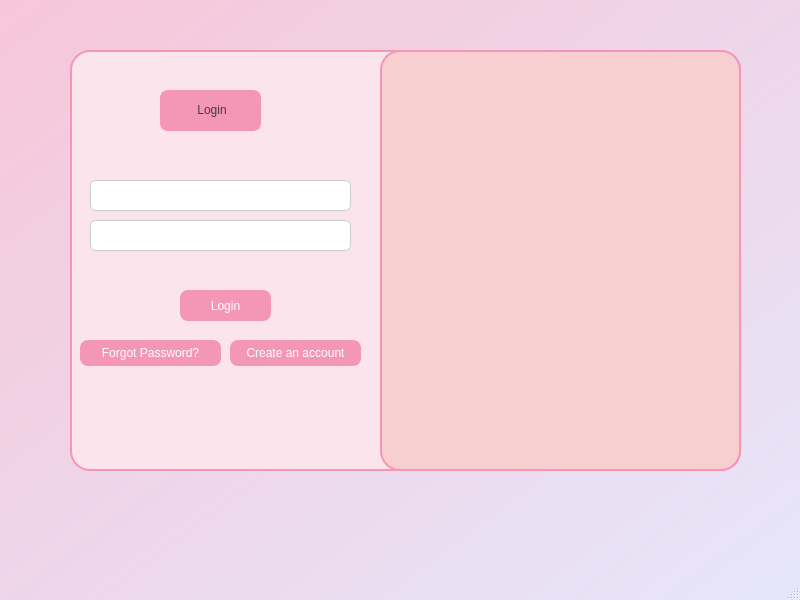
<?xml version="1.0" encoding="UTF-8"?>
<ui version="4.0">
 <class>MainWindow</class>
 <widget class="QMainWindow" name="MainWindow">
  <property name="geometry">
   <rect>
    <x>0</x>
    <y>0</y>
    <width>800</width>
    <height>600</height>
   </rect>
  </property>
  <property name="palette">
   <palette>
    <active>
     <colorrole role="Button">
      <brush brushstyle="LinearGradientPattern">
       <gradient startx="0.000000000000000" starty="0.000000000000000" endx="1.000000000000000" endy="1.000000000000000" type="LinearGradient" spread="PadSpread" coordinatemode="ObjectBoundingMode">
        <gradientstop position="0.000000000000000">
         <color alpha="255">
          <red>247</red>
          <green>198</green>
          <blue>217</blue>
         </color>
        </gradientstop>
        <gradientstop position="1.000000000000000">
         <color alpha="255">
          <red>230</red>
          <green>230</green>
          <blue>250</blue>
         </color>
        </gradientstop>
       </gradient>
      </brush>
     </colorrole>
     <colorrole role="Base">
      <brush brushstyle="LinearGradientPattern">
       <gradient startx="0.000000000000000" starty="0.000000000000000" endx="1.000000000000000" endy="1.000000000000000" type="LinearGradient" spread="PadSpread" coordinatemode="ObjectBoundingMode">
        <gradientstop position="0.000000000000000">
         <color alpha="255">
          <red>247</red>
          <green>198</green>
          <blue>217</blue>
         </color>
        </gradientstop>
        <gradientstop position="1.000000000000000">
         <color alpha="255">
          <red>230</red>
          <green>230</green>
          <blue>250</blue>
         </color>
        </gradientstop>
       </gradient>
      </brush>
     </colorrole>
     <colorrole role="Window">
      <brush brushstyle="LinearGradientPattern">
       <gradient startx="0.000000000000000" starty="0.000000000000000" endx="1.000000000000000" endy="1.000000000000000" type="LinearGradient" spread="PadSpread" coordinatemode="ObjectBoundingMode">
        <gradientstop position="0.000000000000000">
         <color alpha="255">
          <red>247</red>
          <green>198</green>
          <blue>217</blue>
         </color>
        </gradientstop>
        <gradientstop position="1.000000000000000">
         <color alpha="255">
          <red>230</red>
          <green>230</green>
          <blue>250</blue>
         </color>
        </gradientstop>
       </gradient>
      </brush>
     </colorrole>
     <colorrole role="Shadow">
      <brush brushstyle="SolidPattern">
       <color alpha="255">
        <red>255</red>
        <green>255</green>
        <blue>255</blue>
       </color>
      </brush>
     </colorrole>
    </active>
    <inactive>
     <colorrole role="Button">
      <brush brushstyle="LinearGradientPattern">
       <gradient startx="0.000000000000000" starty="0.000000000000000" endx="1.000000000000000" endy="1.000000000000000" type="LinearGradient" spread="PadSpread" coordinatemode="ObjectBoundingMode">
        <gradientstop position="0.000000000000000">
         <color alpha="255">
          <red>247</red>
          <green>198</green>
          <blue>217</blue>
         </color>
        </gradientstop>
        <gradientstop position="1.000000000000000">
         <color alpha="255">
          <red>230</red>
          <green>230</green>
          <blue>250</blue>
         </color>
        </gradientstop>
       </gradient>
      </brush>
     </colorrole>
     <colorrole role="Base">
      <brush brushstyle="LinearGradientPattern">
       <gradient startx="0.000000000000000" starty="0.000000000000000" endx="1.000000000000000" endy="1.000000000000000" type="LinearGradient" spread="PadSpread" coordinatemode="ObjectBoundingMode">
        <gradientstop position="0.000000000000000">
         <color alpha="255">
          <red>247</red>
          <green>198</green>
          <blue>217</blue>
         </color>
        </gradientstop>
        <gradientstop position="1.000000000000000">
         <color alpha="255">
          <red>230</red>
          <green>230</green>
          <blue>250</blue>
         </color>
        </gradientstop>
       </gradient>
      </brush>
     </colorrole>
     <colorrole role="Window">
      <brush brushstyle="LinearGradientPattern">
       <gradient startx="0.000000000000000" starty="0.000000000000000" endx="1.000000000000000" endy="1.000000000000000" type="LinearGradient" spread="PadSpread" coordinatemode="ObjectBoundingMode">
        <gradientstop position="0.000000000000000">
         <color alpha="255">
          <red>247</red>
          <green>198</green>
          <blue>217</blue>
         </color>
        </gradientstop>
        <gradientstop position="1.000000000000000">
         <color alpha="255">
          <red>230</red>
          <green>230</green>
          <blue>250</blue>
         </color>
        </gradientstop>
       </gradient>
      </brush>
     </colorrole>
     <colorrole role="Shadow">
      <brush brushstyle="SolidPattern">
       <color alpha="255">
        <red>255</red>
        <green>255</green>
        <blue>255</blue>
       </color>
      </brush>
     </colorrole>
    </inactive>
    <disabled>
     <colorrole role="Button">
      <brush brushstyle="LinearGradientPattern">
       <gradient startx="0.000000000000000" starty="0.000000000000000" endx="1.000000000000000" endy="1.000000000000000" type="LinearGradient" spread="PadSpread" coordinatemode="ObjectBoundingMode">
        <gradientstop position="0.000000000000000">
         <color alpha="255">
          <red>247</red>
          <green>198</green>
          <blue>217</blue>
         </color>
        </gradientstop>
        <gradientstop position="1.000000000000000">
         <color alpha="255">
          <red>230</red>
          <green>230</green>
          <blue>250</blue>
         </color>
        </gradientstop>
       </gradient>
      </brush>
     </colorrole>
     <colorrole role="Base">
      <brush brushstyle="LinearGradientPattern">
       <gradient startx="0.000000000000000" starty="0.000000000000000" endx="1.000000000000000" endy="1.000000000000000" type="LinearGradient" spread="PadSpread" coordinatemode="ObjectBoundingMode">
        <gradientstop position="0.000000000000000">
         <color alpha="255">
          <red>247</red>
          <green>198</green>
          <blue>217</blue>
         </color>
        </gradientstop>
        <gradientstop position="1.000000000000000">
         <color alpha="255">
          <red>230</red>
          <green>230</green>
          <blue>250</blue>
         </color>
        </gradientstop>
       </gradient>
      </brush>
     </colorrole>
     <colorrole role="Window">
      <brush brushstyle="LinearGradientPattern">
       <gradient startx="0.000000000000000" starty="0.000000000000000" endx="1.000000000000000" endy="1.000000000000000" type="LinearGradient" spread="PadSpread" coordinatemode="ObjectBoundingMode">
        <gradientstop position="0.000000000000000">
         <color alpha="255">
          <red>247</red>
          <green>198</green>
          <blue>217</blue>
         </color>
        </gradientstop>
        <gradientstop position="1.000000000000000">
         <color alpha="255">
          <red>230</red>
          <green>230</green>
          <blue>250</blue>
         </color>
        </gradientstop>
       </gradient>
      </brush>
     </colorrole>
     <colorrole role="Shadow">
      <brush brushstyle="SolidPattern">
       <color alpha="255">
        <red>255</red>
        <green>255</green>
        <blue>255</blue>
       </color>
      </brush>
     </colorrole>
    </disabled>
   </palette>
  </property>
  <property name="windowTitle">
   <string>MainWindow</string>
  </property>
  <property name="styleSheet">
   <string notr="true">QWidget {
    background: qlineargradient(
        x1: 0, y1: 0, x2: 1, y2: 1,
       stop: 0 #f7c6d9,  
       stop: 1 #e6e6fa
    );
}

</string>
  </property>
  <widget class="QWidget" name="centralwidget">
   <widget class="QFrame" name="frame">
    <property name="geometry">
     <rect>
      <x>70</x>
      <y>50</y>
      <width>671</width>
      <height>421</height>
     </rect>
    </property>
    <property name="styleSheet">
     <string notr="true">QFrame {
    background-color: #fce4ec;
    border: 2px solid #F497B6 ;
    border-radius: 20px;
}</string>
    </property>
    <property name="frameShape">
     <enum>QFrame::Shape::StyledPanel</enum>
    </property>
    <property name="frameShadow">
     <enum>QFrame::Shadow::Raised</enum>
    </property>
    <widget class="QPushButton" name="lOGIN">
     <property name="geometry">
      <rect>
       <x>110</x>
       <y>240</y>
       <width>91</width>
       <height>31</height>
      </rect>
     </property>
     <property name="autoFillBackground">
      <bool>false</bool>
     </property>
     <property name="styleSheet">
      <string notr="true">QPushButton{
font-size:12px;
}
QPushButton {
    background-color: #F497B6;      
    color: white;                   
    font: bold 14px &quot;Arial&quot;;
    border-radius: 8px;
    padding: 6px 12px;
}
</string>
     </property>
     <property name="text">
      <string>Login</string>
     </property>
    </widget>
    <widget class="QLabel" name="label">
     <property name="geometry">
      <rect>
       <x>90</x>
       <y>40</y>
       <width>101</width>
       <height>41</height>
      </rect>
     </property>
     <property name="styleSheet">
      <string notr="true">QLabel{
    background-color: #F497B6;      
    color: #3D3D3D;                   
    font: bold 20px &quot;Arial&quot;;
    border-radius: 8px;
    padding: 6px 12px;
}</string>
     </property>
     <property name="text">
      <string>&lt;html&gt;&lt;head/&gt;&lt;body&gt;&lt;p align=&quot;center&quot;&gt;Login&lt;/p&gt;&lt;/body&gt;&lt;/html&gt;</string>
     </property>
    </widget>
    <widget class="QLineEdit" name="usernamelineedit">
     <property name="geometry">
      <rect>
       <x>20</x>
       <y>130</y>
       <width>261</width>
       <height>31</height>
      </rect>
     </property>
     <property name="styleSheet">
      <string notr="true">QLineEdit {
    background-color: #FFFFFF;
    color: #3D3D3D;
    font: 13px &quot;Segoe UI&quot;;
    border: 1px solid #CCCCCC;
    border-radius: 6px;
    padding: 6px;
}</string>
     </property>
     <property name="text">
      <string/>
     </property>
    </widget>
    <widget class="QLineEdit" name="pwdlineedit">
     <property name="geometry">
      <rect>
       <x>20</x>
       <y>170</y>
       <width>261</width>
       <height>31</height>
      </rect>
     </property>
     <property name="styleSheet">
      <string notr="true">QLineEdit {
    background-color: #FFFFFF;
    color: #3D3D3D;
    font: 13px &quot;Segoe UI&quot;;
    border: 1px solid #CCCCCC;
    border-radius: 6px;
    padding: 6px;
}</string>
     </property>
     <property name="text">
      <string/>
     </property>
    </widget>
    <widget class="QLabel" name="label_2">
     <property name="geometry">
      <rect>
       <x>310</x>
       <y>0</y>
       <width>361</width>
       <height>421</height>
      </rect>
     </property>
     <property name="styleSheet">
      <string notr="true">QLabel
{
	background-color:#f7cfd0;
}</string>
     </property>
     <property name="text">
      <string/>
     </property>
     <property name="pixmap">
      <pixmap resource="Resource.qrc">:/loginicons/periodsimg1.jpg</pixmap>
     </property>
     <property name="scaledContents">
      <bool>true</bool>
     </property>
     <property name="margin">
      <number>5</number>
     </property>
    </widget>
    <widget class="QPushButton" name="createaccount">
     <property name="geometry">
      <rect>
       <x>160</x>
       <y>290</y>
       <width>131</width>
       <height>26</height>
      </rect>
     </property>
     <property name="autoFillBackground">
      <bool>false</bool>
     </property>
     <property name="styleSheet">
      <string notr="true">QPushButton{
font-size:12px;
}
QPushButton {
    background-color: #F497B6;      
    color: white;                   
    font: 12px &quot;Arial&quot;;
    border-radius: 8px;
    padding: 6px 12px;
}
</string>
     </property>
     <property name="text">
      <string>Create an account</string>
     </property>
    </widget>
    <widget class="QPushButton" name="forgotpwd">
     <property name="geometry">
      <rect>
       <x>10</x>
       <y>290</y>
       <width>141</width>
       <height>26</height>
      </rect>
     </property>
     <property name="autoFillBackground">
      <bool>false</bool>
     </property>
     <property name="styleSheet">
      <string notr="true">QPushButton {
    background-color: #F497B6;      
    color: white;                   
    font: 12px &quot;Arial&quot;;
    border-radius: 8px;
    padding: 6px 12px;
}
</string>
     </property>
     <property name="text">
      <string>Forgot Password?</string>
     </property>
    </widget>
    <zorder>label_2</zorder>
    <zorder>lOGIN</zorder>
    <zorder>label</zorder>
    <zorder>usernamelineedit</zorder>
    <zorder>pwdlineedit</zorder>
    <zorder>createaccount</zorder>
    <zorder>forgotpwd</zorder>
   </widget>
  </widget>
  <widget class="QStatusBar" name="statusbar"/>
  <widget class="QMenuBar" name="menubar">
   <property name="geometry">
    <rect>
     <x>0</x>
     <y>0</y>
     <width>800</width>
     <height>18</height>
    </rect>
   </property>
  </widget>
 </widget>
 <resources>
  <include location="Resource.qrc"/>
 </resources>
 <connections/>
</ui>
